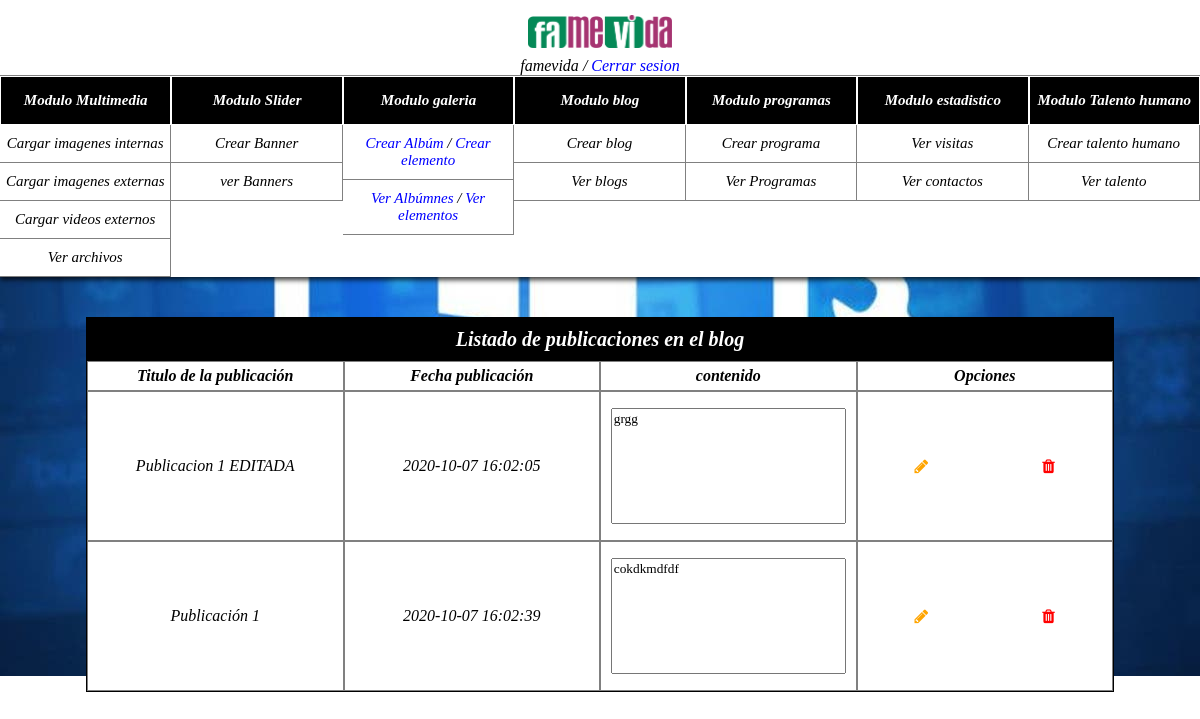
The app's page /index.php/blog/listar_blogs (signed in) with its own data.
### tables this page shows
CREATE TABLE `blog` (
  `blog_id` int(11) NOT NULL,
  `titulo_pub` varchar(50) NOT NULL,
  `contenido_pub` varchar(1000) NOT NULL,
  `autor_pub` varchar(20) NOT NULL,
  `fecha_pub` timestamp NOT NULL DEFAULT current_timestamp() ON UPDATE current_timestamp(),
  `portada_pub` varchar(500) NOT NULL,
  `tipo_portada` varchar(2) NOT NULL
);

### application/controllers/Blog.php (called while the page is built, shortened)
<?php
include_once "application/models/blog_model.php";
class Blog extends CI_Controller {
	public function listar_blogs()
	{
		if (isset($_SESSION['usuario']))
		{
			$this->load->view('listar_blogs');
		}else{
			echo '<script>alert("Su sesión termino");</script>';
			echo '<script>
			window.location.href = "../panel/inicio";
			</script>';
		}
	}
	public function consultar_publicaciones(){
		$instancia = new Blog_model();
		$peticion_select = $instancia -> consultar_publicaciones();
		return $peticion_select;
	}
}

### index.php (called while the page is built, shortened)
<?php
require_once BASEPATH.'core/CodeIgniter.php';

### application/controllers/select_controller.php (called while the page is built, shortened)
<?php
include_once "Blog.php";
class Select_controller{
	public function listar_publicaciones(){
		$instancia = new Blog();
		$peticion_select = $instancia -> consultar_publicaciones();
		return $peticion_select;
	}
}
?>

### application/models/blog_model.php (called while the page is built, shortened)
<?php
class Blog_model{
	public function consultar_publicaciones(){
		$instancia_conexion = new Conexion();
		$pdo = $instancia_conexion -> obtener_conexion();
		$sql = $pdo->prepare('SELECT * FROM blog');
		$sql->execute();
		$resultado = $sql->fetchAll();
		return $resultado;
	}
}
?>

### application/views/listar_blogs.php (the view, shortened to what this page needs)
<?php
include_once "application/controllers/select_controller.php";
$instancia = new Select_controller();
$peticion_select = $instancia -> listar_publicaciones();
?>
<!DOCTYPE html>
<html lang="es">
<head>
  <link rel="stylesheet" href="../plantilla_back/css/personalizacion.css">
  <link rel="stylesheet" href="https://cdnjs.cloudflare.com/ajax/libs/font-awesome/4.7.0/css/font-awesome.min.css">
  <link rel="stylesheet" href="//cdn.jsdelivr.net/npm/alertifyjs@1.13.1/build/css/alertify.min.css"/>
</head>
<body>
  <div class="container">
    <?php
    include "header.php";
    ?>
    <div class="contenedor-dinamico-admin">
      <div class="contenedor-ajustado">
        <div class="contenedor-tabla">
          <div class="encabezado-formulario">
            Listado de publicaciones en el blog
          </div>
          <div class="table" id="encabezado_tabla">
            <div class="column-table-encabezado-pub encabezado-oculto" style="font-weight: 900;">Titulo de la publicación</div>
            <div class="column-table-encabezado-pub encabezado-oculto" style="font-weight: 900;">Fecha publicación</div>
            <div class="column-table-encabezado-pub encabezado-oculto" style="font-weight: 900;">contenido</div>
            <div class="column-table-encabezado-pub encabezado-oculto" style="font-weight: 900;">Opciones</div>
          </div>
          <div class="table" id="resultados">
            <?php
            foreach($peticion_select as $blog){
              echo '<div class="column-table-contenido-pub"><label style="margin:auto">'.$blog['titulo_pub'].'</label></div>
              <div class="column-table-encabezado-pub encabezado-visible" style="font-weight: 900;">Fecha publicación</div>
              <div class="column-table-contenido-pub"><label style="margin:auto">'.$blog['fecha_pub'].'</label></div>
              <div class="column-table-encabezado-pub encabezado-visible" style="font-weight: 900;">Contenido</div>
              <div class="column-table-contenido-pub"><textarea style="width:90%; margin:auto; resize:none; height:80%;" readonly>'.$blog['contenido_pub'].'</textarea></div>
              <div class="column-table-encabezado-pub encabezado-visible" style="font-weight: 900;">Opciones</div>
              <div class="column-table-contenido-pub"> <i class="fa fa-pencil btn-editar" id="'.$blog['blog_id'].'" style="margin:auto; color:orange; cursor:pointer;"></i><i class="fa fa-trash btn-eliminar-blog" id="'.$blog['blog_id'].'" style="margin:auto; color:red; cursor:pointer;"></i></div>';
            }
            ?>
          </div>
        </div>
      </div>
    </div>
  </div>
</body>
</html>

### records on screen
blog: titulo_pub "Publicacion 1 EDITADA", fecha_pub "2020-10-07 16:02:05", contenido_pub "grgg"
blog: titulo_pub "Publicación 1", fecha_pub "2020-10-07 16:02:39", contenido_pub "cokdkmdfdf"

### other values on screen
$_SESSION['usuario'] "famevida"
